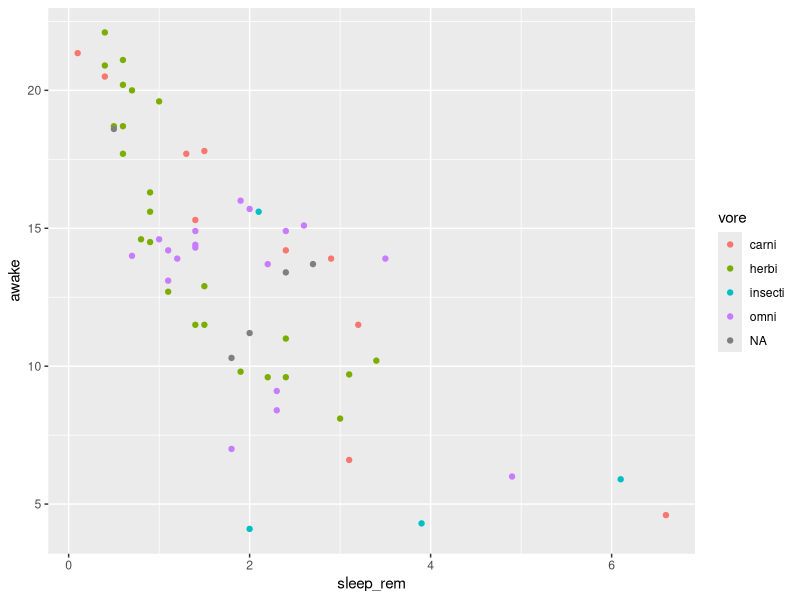
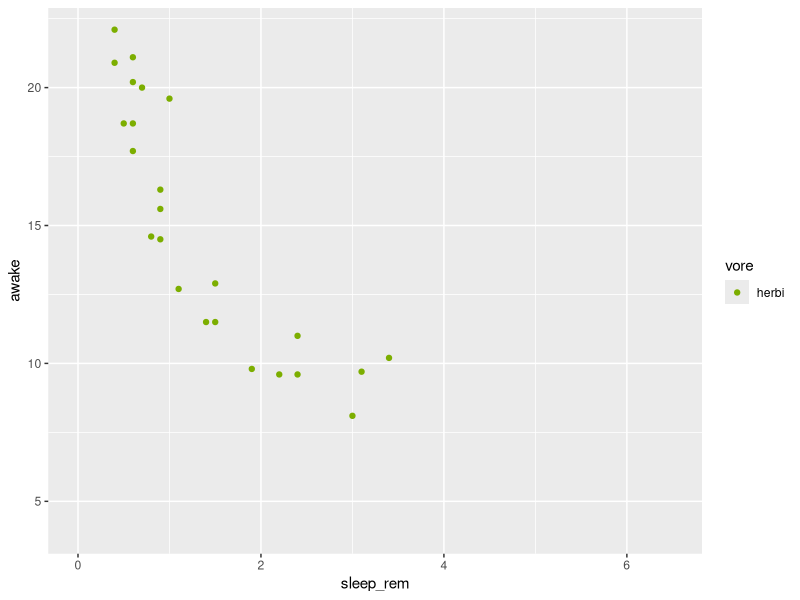
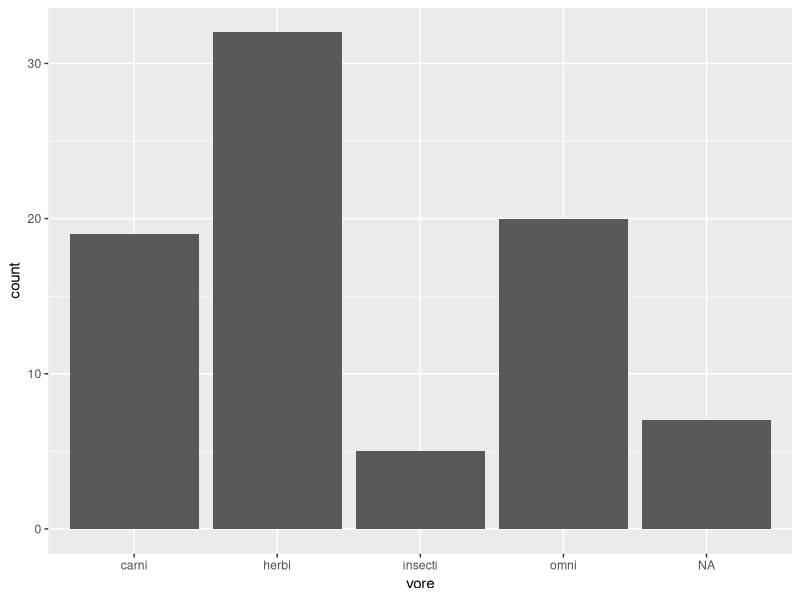
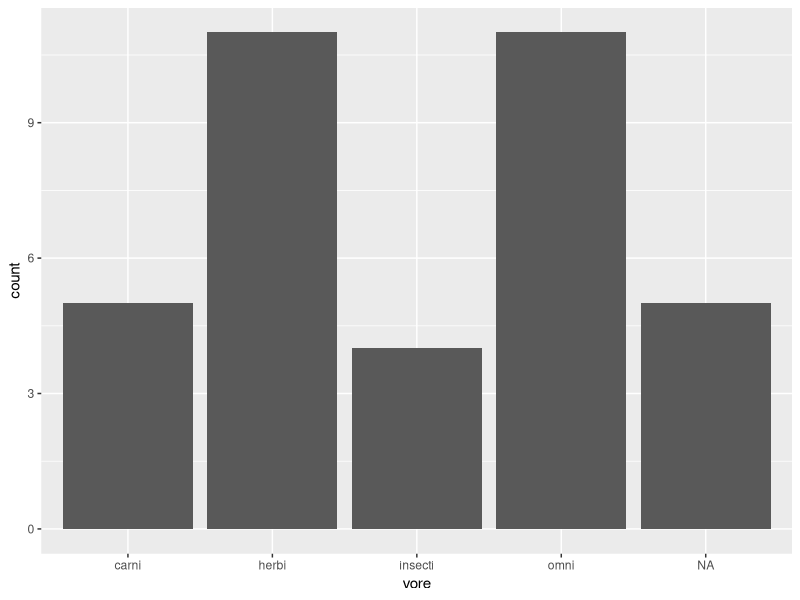
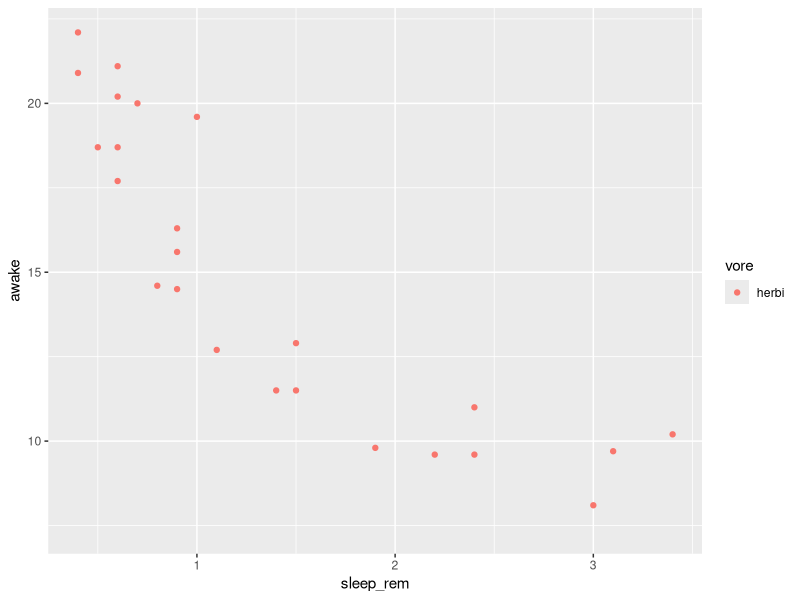
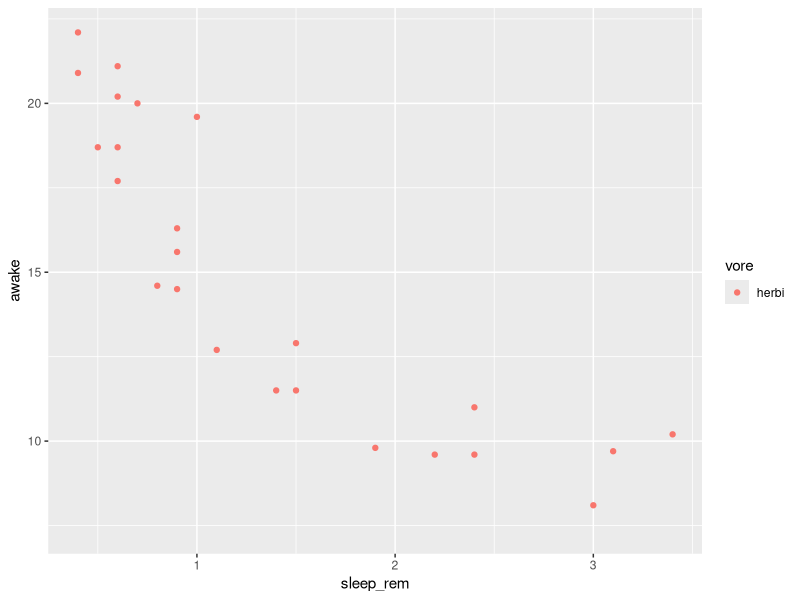
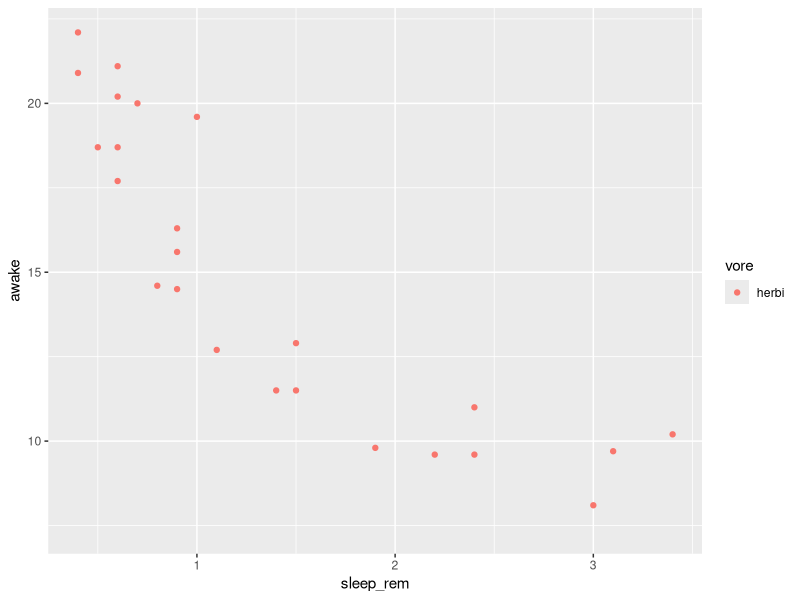

Generate these figures, in order, with R:
## ---- chunk 1
# Load packages
library(dplyr)
library(ggplot2)
## ---- chunk 2
# Only keep herbivores
filter(msleep, vore == "omni")
# note that it's a double = sign!
## ---- chunk 3
msleep
## ---- chunk 4
msleep_herbi <- filter(msleep, vore == "herbi")
## ---- chunk 5
# Plotting all mammals
ggplot(msleep,
       aes(sleep_rem, awake, colour = vore)) + geom_point()

# Plotting only herbivores
ggplot(filter(msleep, vore == "herbi"),
       aes(sleep_rem, awake, colour = vore)) + geom_point() +
  scale_colour_manual(values = "#7CAE00") + coord_cartesian(xlim = c(0, 6.5), ylim = c(4, 22)) # this line will make the two graphs more comparable
## ---- chunk 6
filter(msleep, !is.na(sleep_cycle))
## ---- chunk 7
filter(msleep, vore == "herbi" & sleep_total > 15)
## ---- chunk 8
filter(msleep, conservation == "domesticated" & bodywt > 50)
## ---- chunk 9
ggplot(msleep, aes(vore)) + geom_bar()

ggplot(filter(msleep, brainwt < 50/1000), aes(vore)) + geom_bar()
## ---- chunk 10
select(msleep, name, order)
## ---- chunk 11
select(msleep, name, brainwt, bodywt)
## ---- chunk 12
msleep |> select(name, starts_with("sleep"))
## ---- chunk 13
# Code with the pipe
msleep |> filter(order == "Primates")

# Code without the pipe
filter(msleep, order == "Primates")
## ---- chunk 14
# Option 1: nested functions
ggplot(filter(msleep, vore == "herbi"), aes(sleep_rem, awake, colour = vore)) +
  geom_point()

# Option 2: intermediate assignment
msleep_herbi <- filter(msleep, vore == "herbi")
ggplot(msleep_herbi, aes(sleep_rem, awake, colour = vore)) +
  geom_point()

# Option 3: piping
msleep |> 
  filter(vore == "herbi") |> 
  ggplot(aes(sleep_rem, awake, colour = vore)) +
  geom_point()
## ---- chunk 15
# Code without a pipe
select(msleep, name)

# Code with a pipe

## ---- chunk 16
msleep |> filter(awake > 21)
## ---- chunk 17
msleep |>
  filter(is.na(conservation)) |> 
  select(name, ends_with("wt"))
## ---- chunk 18
msleep |>
  filter(vore == "insecti" & sleep_total >= 13) |>
  select(name, genus, order)
## ---- chunk 19
# Base R
lm(sleep_rem ~ brainwt, data = msleep)

# Pipe
msleep %>% lm(sleep_rem ~ brainwt, data = .)
## ---- chunk 20
msleep$vore
## ---- chunk 21
table(msleep$vore)
## ---- chunk 22
# Without a pipe (= base R)
table(msleep$conservation, msleep$vore)

# With the %$% pipe
library(magrittr)
msleep %$% table(conservation, vore)
